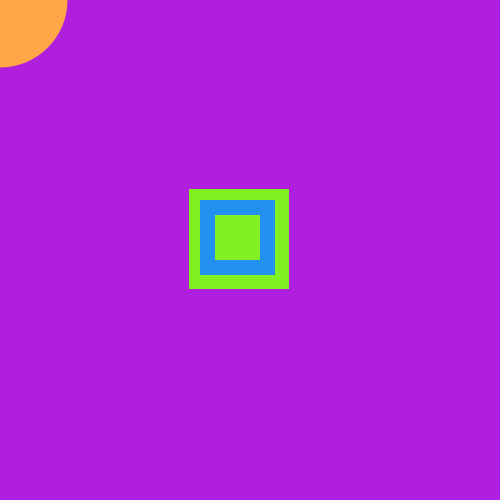
Frame 1 (no input)
Frame 60 (the mouse pressed at the canvas centre just before this capture): identical to frame 1, image omitted
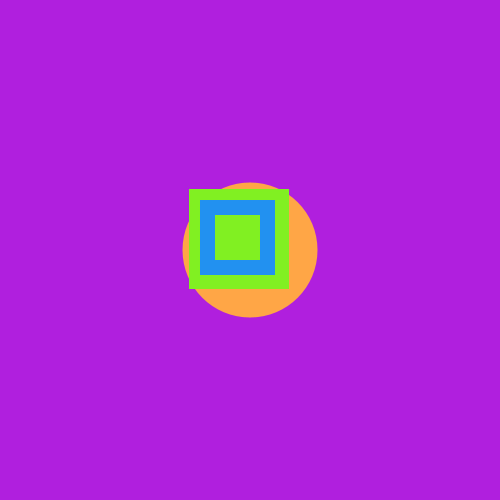
Frame 120 (the mouse held since frame 60 and released just before this capture)

The Processing sketch that drew these frames (run headless with seeded random() and noise(); from frame 60 on, the mouse is pressed at the canvas centre):

// Processing sketch: processing_163905
// ── processing_163905.pde


//runs the code line by line, one time
void setup () {
//shows the rate at which each frame will play 
 frameRate (15);
//sets the size of the sketch 500px by 500 px
 size (500, 500);
 
}
// runs the code as a loop at the default frame rate 
void draw () {
//sets the background of the sketch to purple
  background (#B01FDE);
//decimal point 
float x = mouseX;
float y = mouseY;


 //sets the fill of the ellipse to orange 
fill (#FFA646);
//gives no stroke to the ellipse
noStroke();
//(mouseX,mouse Y is where the ellipse will be on the sketch)
//135 by 135 is how big the ellipse is
ellipse (mouseX, mouseY, 135, 135);
//sets the fill to the first rectangle green
fill (#81F022);
//(189,189 is where the rect appears on the screen. (100,100) is the width and height of the rectangle
rect (189,189, 100, 100);
fill (#2291F0);
rect  (200, 200, 75, 75);
fill (#81F022);
rect(215, 215, 45, 45); 


 
}
